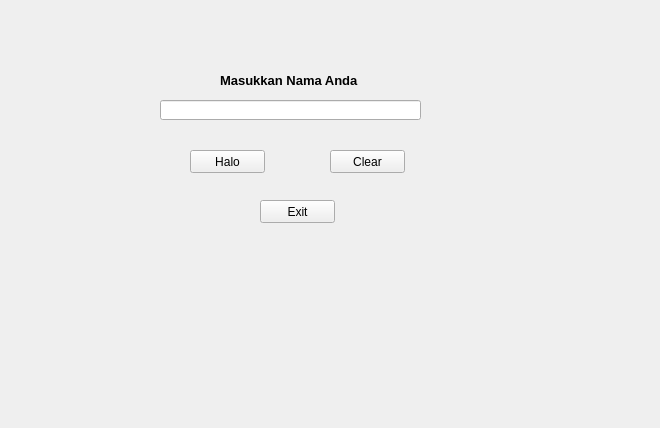
<?xml version="1.0" encoding="UTF-8"?>
<ui version="4.0">
 <class>Form</class>
 <widget class="QWidget" name="Form">
  <property name="geometry">
   <rect>
    <x>0</x>
    <y>0</y>
    <width>660</width>
    <height>428</height>
   </rect>
  </property>
  <property name="windowTitle">
   <string>Form</string>
  </property>
  <widget class="QLabel" name="label">
   <property name="geometry">
    <rect>
     <x>220</x>
     <y>70</y>
     <width>151</width>
     <height>20</height>
    </rect>
   </property>
   <property name="font">
    <font>
     <pointsize>10</pointsize>
     <weight>75</weight>
     <bold>true</bold>
    </font>
   </property>
   <property name="text">
    <string>Masukkan Nama Anda</string>
   </property>
  </widget>
  <widget class="QLineEdit" name="namaEdit">
   <property name="geometry">
    <rect>
     <x>160</x>
     <y>100</y>
     <width>261</width>
     <height>20</height>
    </rect>
   </property>
  </widget>
  <widget class="QPushButton" name="pushButton">
   <property name="geometry">
    <rect>
     <x>260</x>
     <y>200</y>
     <width>75</width>
     <height>23</height>
    </rect>
   </property>
   <property name="text">
    <string>Exit</string>
   </property>
  </widget>
  <widget class="QPushButton" name="pushButton_2">
   <property name="geometry">
    <rect>
     <x>190</x>
     <y>150</y>
     <width>75</width>
     <height>23</height>
    </rect>
   </property>
   <property name="text">
    <string>Halo</string>
   </property>
  </widget>
  <widget class="QPushButton" name="pushButton_3">
   <property name="geometry">
    <rect>
     <x>330</x>
     <y>150</y>
     <width>75</width>
     <height>23</height>
    </rect>
   </property>
   <property name="text">
    <string>Clear</string>
   </property>
  </widget>
 </widget>
 <resources/>
 <connections/>
</ui>
